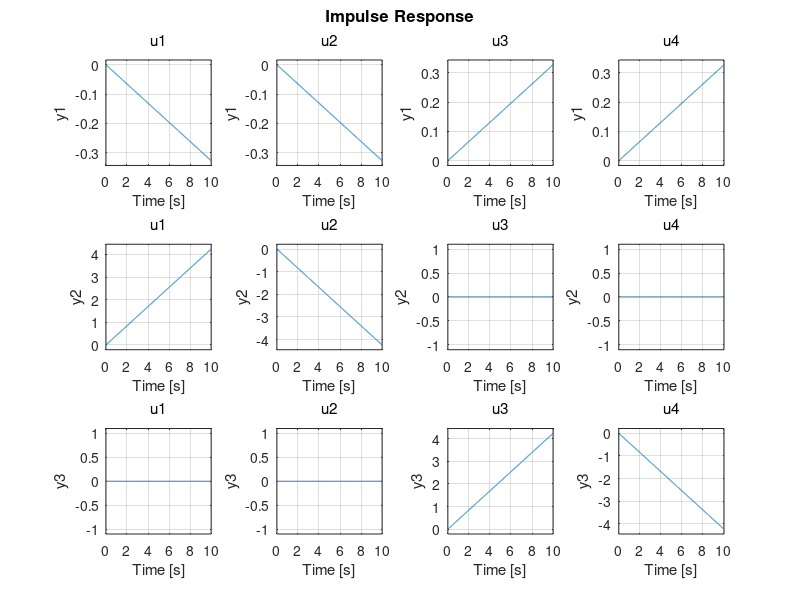

Source code (MATLAB): (Note: this script raises an error after producing the figure.)
clear all;

%% Parameters
K_t = 0.0036;   % Torque thrust constant of motor/propeller (N*m/V)
K_f = 0.1188;   % Force-thrust constant of motor/propeller (N/V)
L = 0.197;      % Distance between pivot to each motor (cm)
J_y = 0.11;     % Equivalent moment of inertia about yaw axis (kg*m^2)
J_p = 0.0552;   % Equivalent moment of inertia about pitch axis (kg*m^2)
J_r = 0.0552;   % Equivalent moment of inertia about roll axis (kg*m^2)


%% 1.1 State-Space Model
A = [
     0 0 0 1 0 0
     0 0 0 0 1 0
     0 0 0 0 0 1
     0 0 0 0 0 0
     0 0 0 0 0 0
     0 0 0 0 0 0
    ];

B = [
             0            0           0            0
             0            0           0            0
             0            0           0            0
      -K_t/J_y     -K_t/J_y     K_t/J_y      K_t/J_y
     L*K_f/J_p   -L*K_f/J_p           0            0
             0            0   L*K_f/J_r   -L*K_f/J_r
    ];

C = [
     1 0 0 0 0 0
     0 1 0 0 0 0
     0 0 1 0 0 0
    ];

D = zeros([3 4]);

%% 1.2  Input-output model: transfer function, impulse response function

% Transfer function
sys = ss(A, B, C, D);
H = tf(sys);

% Impulse response function
figure(3)
impulse(sys)
[y,t] = impulse(sys);

%% 1.3 Response of the system for a given input

% Create time axis
t = 0:0.1:10;

% Create input
u = [
     sin(3*t)
     cos(t)
     t
     sqrt(t)
    ];

% Response of the system
y = lsim(sys,u,t);

% Plot output
plot_IO(t,u,y);


%% 1.4 Stability

stab = isstable(sys);
eigs = eig(A);

% Lyapunov equation: A*M + M*A' + N = 0
N = diag([1 1 1 1 1 1]); % positive definite
% M = lyap(A,N); % Since the system is not satble, running this line we get
               % the following error message:
               % "The solution of this Lyapunov equation does not exist or is not unique."


%% 1.5 Controllability, Observability

C6 = ctrb(sys);
C6_rank = rank(C6);

O6 = obsv(sys);
O6_rank = rank(O6);

%% 1.6 Discretization

sysd = c2d(sys,1e-3);    % Sampling time = 1e-3 s => Sampling frequency = 1000 Hz

%% 2.1 PID
close all;
H = tf(sys);
H.InputName = {'qVf','qVb','qVr','qVl'};
H.OutputName = 'y';

D0 = [
      1 0 0
      0 1 0
      0 0 1
      0 0 0
     ];
Dec = tunableGain('Decoupler',D0);
Dec.InputName = 'e';
Dec.OutputName = {'pVf','pVb','pVr','pVl'};

PID_Vf = tunablePID('PID_Vf','pid');
PID_Vf.InputName = 'pVf';
PID_Vf.OutputName = 'qVf';

PID_Vb = tunablePID('PID_Vb','pid');
PID_Vb.InputName = 'pVb';
PID_Vb.OutputName = 'qVb';

PID_Vr = tunablePID('PID_Vr','pid');
PID_Vr.InputName = 'pVr';
PID_Vr.OutputName = 'qVr';

PID_Vl = tunablePID('PID_Vl','pid');
PID_Vl.InputName = 'pVl';
PID_Vl.OutputName = 'qVl';

sum1 = sumblk('e = r - y',3);

C0 = connect(PID_Vf,PID_Vb,PID_Vr,PID_Vl,Dec,sum1,{'r','y'},{'qVf','qVb','qVr','qVl'});

wc = [0.1,10];
[H,PID,gam,Info] = looptune(H,C0,wc);

% showTunable(PID)

T = connect(H,PID,'r','y');

%%% Validation
% % Constant
t = 0:3*60;
r = zeros([3 size(t,2)]);
r(1,:) = ones(1,size(t,2));
r(2,50:end) = ones(1,size(t,2)-49);
r(3,80:end) = ones(1,size(t,2)-79);

% % Sinusoidal
% t = 0:40*60;
% r = ones([3 size(t,2)]);
% r(1,:) = sin(t*1e-3);
% r(2,:) = cos(t*1e-2);

y = lsim(T,r,t);

plot_PID(t,r,y);

%% 2.3 LQR control (continuous time)

Q = diag([500 350 350 0 20 20]);
R = diag([0.01 0.01 0.01 0.01]);
[K,S,P] = lqr(A,B,Q,R);
sys_LQR = ss(A-B*K,B,C,D);

step(sys_LQR)


%% 2.4 LQR control (discrete time)

Ad = sysd.A;
Bd = sysd.B;
Cd = sysd.C;
Dd = sysd.D;
[Kd,Sd,Pd] = lqr(Ad,Bd,Q,R);
sys_LQRd = ss(Ad-Bd*Kd,Bd,Cd,Dd);

step(sys_LQRd)


